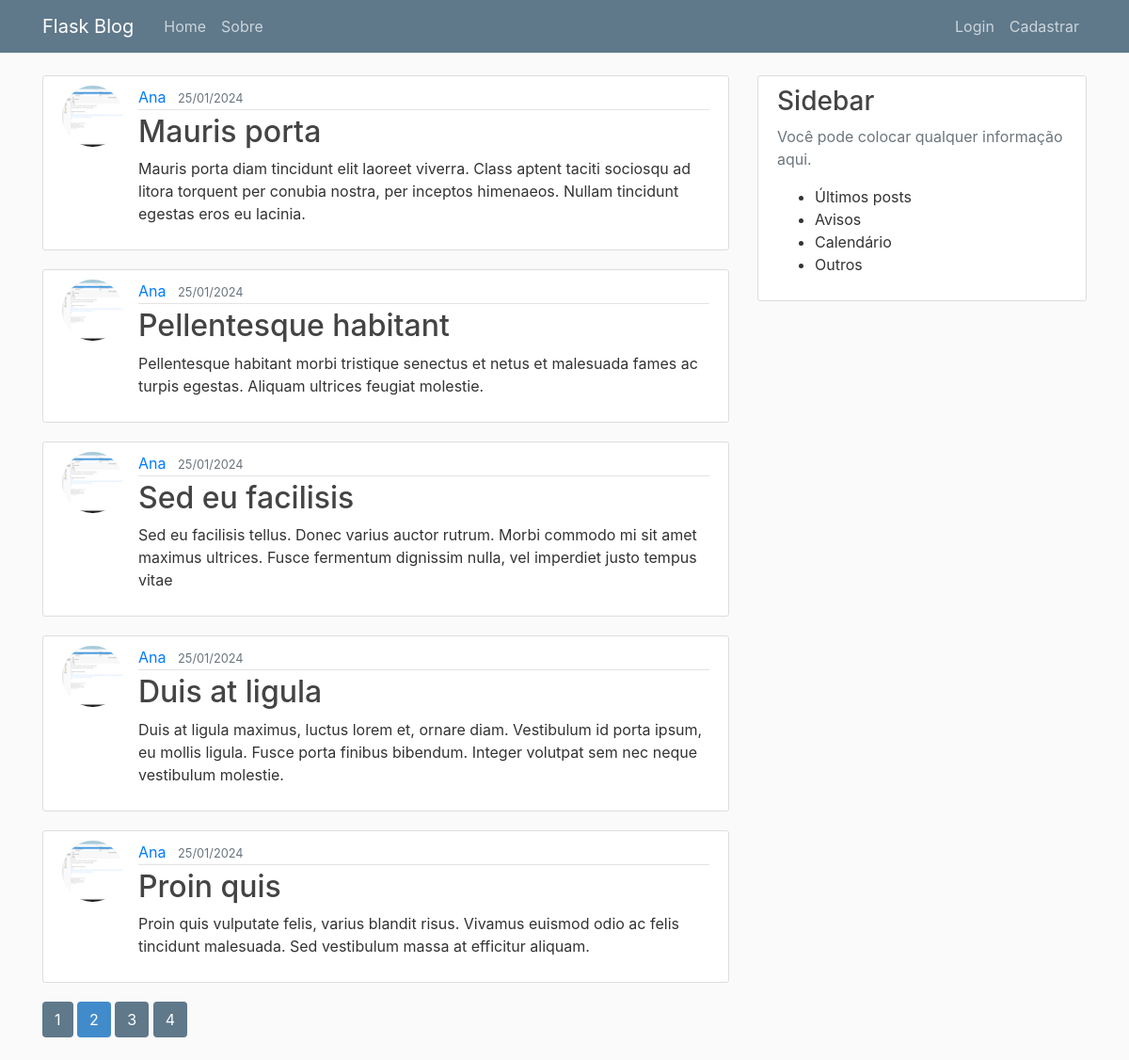
The page /home?page=2 on the database its author committed.
### flaskblog/models.py (models this page shows, shortened)
class Post(db.Model):
    id = db.Column(db.Integer, primary_key=True)
    title = db.Column(db.String(100), nullable=False)
    date_posted = db.Column(db.DateTime, nullable=False, default=datetime.utcnow)
    content = db.Column(db.Text, nullable=False)
    user_id = db.Column(db.Integer, db.ForeignKey('user.id'), nullable=False)

class User(db.Model, UserMixin):
    id = db.Column(db.Integer, primary_key=True)
    username = db.Column(db.String(20), unique=True, nullable=False)
    email = db.Column(db.String(120), unique=True, nullable=False)
    image_file = db.Column(db.String(20), nullable=False, default='default.jpg')
    password = db.Column(db.String(60), nullable=False)
    posts = db.relationship('Post', backref='author', lazy=True)

### flaskblog/main/routes.py (the view)
@main.route("/")
@main.route("/home")
def home():
    page = request.args.get('page', 1, type=int)
    posts = Post.query.order_by(Post.date_posted.desc()).paginate(page=page, per_page=5)
    return render_template('home.html', posts=posts)

### flaskblog/templates/home.html
{% extends 'layout.html' %}
{% block content %}
    {% for post in posts.items %}
        <article class="media content-section">
            <img class="rounded-circle article-img" src="{{ url_for('static', filename='profile_pics/' + post.author.image_file) }}">
            <div class="media-body">
                <div class="article-metadata">
                    <a class="mr-2" href="{{ url_for('users.user_post', username=post.author.username) }}">{{ post.author.username }}</a>
                    <small class="text-muted">{{ post.date_posted.strftime('%d/%m/%Y') }}</small>
                </div>
                <h2><a class="article-title" href="{{ url_for('posts.post', post_id=post.id) }}">{{ post.title }}</a></h2>
                <p class="article-content">{{ post.content }}</p>
            </div>
        </article>
    {% endfor %}
    {% for page_num in posts.iter_pages(left_edge=1, right_edge=1, left_current=1, right_current=2) %}
        {% if page_num %}
            {% if posts.page == page_num %}
                <a class="btn btn-pagination mb-4" href="{{ url_for('main.home', page=page_num) }}">{{ page_num }}</a>
            {% else %}
                <a class="btn btn-pagination-current mb-4" href="{{ url_for('main.home', page=page_num) }}">{{ page_num }}</a>
            {% endif %}
            {% else %}
                ...
        {% endif %}
    {% endfor %}
{% endblock content %}

### flaskblog/static/main.css (style rules this page uses)
body { background: #fafafa; color: #333333; margin-top: 5rem; }
h1, h2, h3, h4, h5, h6 { color: #444444; }
.content-section { background: #ffffff; padding: 10px 20px; border: 1px solid #dddddd; border-radius: 3px; margin-bottom: 20px; }
.article-title { color: #444444; }
.article-content { white-space: pre-line; }
.article-img { height: 65px; width: 65px; margin-right: 16px; }
.article-metadata { padding-bottom: 1px; margin-bottom: 4px; border-bottom: 1px solid #e3e3e3 }
.btn-pagination { color: #ffffff; background-color: #428bca; }
.btn-pagination-current { color: #ffffff; background-color: #5f788a; }

### rows shown on the page
Post: image_file (picture), author.username "Ana", date_posted "25/01/2024", title "Mauris porta", content "Mauris porta diam tincidunt elit laoreet viverra. Class aptent taciti sociosqu ad litora torquent per conubia nostra, per inceptos himenaeos. Nullam tincidunt egestas eros eu lacinia."
Post: image_file (picture), author.username "Ana", date_posted "25/01/2024", title "Pellentesque habitant", content "Pellentesque habitant morbi tristique senectus et netus et malesuada fames ac turpis egestas. Aliquam ultrices feugiat molestie."
Post: image_file (picture), author.username "Ana", date_posted "25/01/2024", title "Sed eu facilisis", content "Sed eu facilisis tellus. Donec varius auctor rutrum. Morbi commodo mi sit amet maximus ultrices. Fusce fermentum dignissim nulla, vel imperdiet justo tempus vitae"
Post: image_file (picture), author.username "Ana", date_posted "25/01/2024", title "Duis at ligula", content "Duis at ligula maximus, luctus lorem et, ornare diam. Vestibulum id porta ipsum, eu mollis ligula. Fusce porta finibus bibendum. Integer volutpat sem nec neque vestibulum molestie."
Post: image_file (picture), author.username "Ana", date_posted "25/01/2024", title "Proin quis", content "Proin quis vulputate felis, varius blandit risus. Vivamus euismod odio ac felis tincidunt malesuada. Sed vestibulum massa at efficitur aliquam."

### other values the page prints
{{ page_num }} "1" "3" "4"
{{ page_num }} "2"
